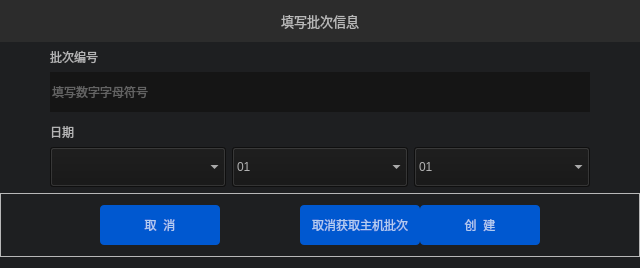
<?xml version="1.0" encoding="UTF-8"?>
<ui version="4.0">
 <class>CreatReportForm</class>
 <widget class="QDialog" name="CreatReportForm">
  <property name="geometry">
   <rect>
    <x>0</x>
    <y>0</y>
    <width>640</width>
    <height>268</height>
   </rect>
  </property>
  <property name="maximumSize">
   <size>
    <width>640</width>
    <height>16777215</height>
   </size>
  </property>
  <property name="windowTitle">
   <string>CreatReportForm</string>
  </property>
  <property name="styleSheet">
   <string notr="true">QDialog{
background: #1E1F21;
}</string>
  </property>
  <layout class="QVBoxLayout" name="verticalLayout_4">
   <property name="spacing">
    <number>9</number>
   </property>
   <property name="leftMargin">
    <number>0</number>
   </property>
   <property name="topMargin">
    <number>0</number>
   </property>
   <property name="rightMargin">
    <number>0</number>
   </property>
   <item>
    <layout class="QVBoxLayout" name="verticalLayout_3">
     <item>
      <widget class="QFrame" name="frame">
       <property name="maximumSize">
        <size>
         <width>16777215</width>
         <height>80</height>
        </size>
       </property>
       <property name="styleSheet">
        <string notr="true">QFrame {
background: #2C2C2C;
box-shadow: 0 -1px 0 0 rgba(0,0,0,0.80);
border-radius: 0 0 4px 4px;
border-radius: 0px 0px 4px 4px;
}</string>
       </property>
       <property name="frameShape">
        <enum>QFrame::StyledPanel</enum>
       </property>
       <property name="frameShadow">
        <enum>QFrame::Raised</enum>
       </property>
       <layout class="QHBoxLayout" name="horizontalLayout_2">
        <item>
         <layout class="QHBoxLayout" name="horizontalLayout">
          <item>
           <spacer name="horizontalSpacer">
            <property name="orientation">
             <enum>Qt::Horizontal</enum>
            </property>
            <property name="sizeHint" stdset="0">
             <size>
              <width>40</width>
              <height>20</height>
             </size>
            </property>
           </spacer>
          </item>
          <item>
           <widget class="QLabel" name="label_10">
            <property name="font">
             <font>
              <family>黑体</family>
              <pointsize>10</pointsize>
             </font>
            </property>
            <property name="styleSheet">
             <string notr="true">color: rgba(255, 255, 255, 170);</string>
            </property>
            <property name="text">
             <string>填写批次信息</string>
            </property>
           </widget>
          </item>
          <item>
           <spacer name="horizontalSpacer_2">
            <property name="orientation">
             <enum>Qt::Horizontal</enum>
            </property>
            <property name="sizeHint" stdset="0">
             <size>
              <width>40</width>
              <height>20</height>
             </size>
            </property>
           </spacer>
          </item>
         </layout>
        </item>
       </layout>
      </widget>
     </item>
     <item>
      <layout class="QHBoxLayout" name="horizontalLayout_7">
       <item>
        <spacer name="horizontalSpacer_5">
         <property name="orientation">
          <enum>Qt::Horizontal</enum>
         </property>
         <property name="sizeType">
          <enum>QSizePolicy::Fixed</enum>
         </property>
         <property name="sizeHint" stdset="0">
          <size>
           <width>50</width>
           <height>20</height>
          </size>
         </property>
        </spacer>
       </item>
       <item>
        <layout class="QVBoxLayout" name="verticalLayout_2">
         <item>
          <layout class="QVBoxLayout" name="verticalLayout">
           <item>
            <widget class="QLabel" name="label_3">
             <property name="styleSheet">
              <string notr="true">color: rgba(255, 255, 255, 170);</string>
             </property>
             <property name="text">
              <string>批次编号</string>
             </property>
            </widget>
           </item>
           <item>
            <widget class="QLineEdit" name="editBatchNum">
             <property name="minimumSize">
              <size>
               <width>0</width>
               <height>40</height>
              </size>
             </property>
             <property name="styleSheet">
              <string notr="true">QLineEdit {
	 background-color: rgb(21, 21, 21);
     border-width:0px;  
     border-style:solid; 
     color: rgba(255, 255, 255, 170);
   
}</string>
             </property>
             <property name="placeholderText">
              <string>填写数字字母符号</string>
             </property>
            </widget>
           </item>
           <item>
            <spacer name="verticalSpacer_2">
             <property name="orientation">
              <enum>Qt::Vertical</enum>
             </property>
             <property name="sizeHint" stdset="0">
              <size>
               <width>20</width>
               <height>40</height>
              </size>
             </property>
            </spacer>
           </item>
           <item>
            <widget class="QLabel" name="label_5">
             <property name="styleSheet">
              <string notr="true">color: rgba(255, 255, 255, 170);</string>
             </property>
             <property name="text">
              <string>日期</string>
             </property>
            </widget>
           </item>
           <item>
            <layout class="QHBoxLayout" name="horizontalLayout_3">
             <item>
              <widget class="QComboBox" name="comboYear">
               <property name="minimumSize">
                <size>
                 <width>0</width>
                 <height>40</height>
                </size>
               </property>
               <property name="styleSheet">
                <string notr="true">QComboBox {
	 background-color: rgb(21, 21,21);
     border-width:0px;
     gridline-color: rgb(0, 0, 0);
     color: rgba(255, 255, 255, 170);
}</string>
               </property>
              </widget>
             </item>
             <item>
              <widget class="QComboBox" name="comboMonth">
               <property name="minimumSize">
                <size>
                 <width>0</width>
                 <height>40</height>
                </size>
               </property>
               <property name="styleSheet">
                <string notr="true">QComboBox {
	 background-color: rgb(21, 21,21);
     border-width:0px;
     gridline-color: rgb(0, 0, 0);
     color: rgba(255, 255, 255, 170);
}</string>
               </property>
               <item>
                <property name="text">
                 <string>01</string>
                </property>
               </item>
               <item>
                <property name="text">
                 <string>02</string>
                </property>
               </item>
               <item>
                <property name="text">
                 <string>03</string>
                </property>
               </item>
               <item>
                <property name="text">
                 <string>04</string>
                </property>
               </item>
               <item>
                <property name="text">
                 <string>05</string>
                </property>
               </item>
               <item>
                <property name="text">
                 <string>06</string>
                </property>
               </item>
               <item>
                <property name="text">
                 <string>07</string>
                </property>
               </item>
               <item>
                <property name="text">
                 <string>08</string>
                </property>
               </item>
               <item>
                <property name="text">
                 <string>09</string>
                </property>
               </item>
               <item>
                <property name="text">
                 <string>10</string>
                </property>
               </item>
               <item>
                <property name="text">
                 <string>11</string>
                </property>
               </item>
               <item>
                <property name="text">
                 <string>12</string>
                </property>
               </item>
              </widget>
             </item>
             <item>
              <widget class="QComboBox" name="comboDay">
               <property name="minimumSize">
                <size>
                 <width>0</width>
                 <height>40</height>
                </size>
               </property>
               <property name="styleSheet">
                <string notr="true">QComboBox {
	 background-color: rgb(21, 21,21);
     border-width:0px;
     gridline-color: rgb(0, 0, 0);
     color: rgba(255, 255, 255, 170);
}</string>
               </property>
               <item>
                <property name="text">
                 <string>01</string>
                </property>
               </item>
               <item>
                <property name="text">
                 <string>02</string>
                </property>
               </item>
               <item>
                <property name="text">
                 <string>03</string>
                </property>
               </item>
               <item>
                <property name="text">
                 <string>04</string>
                </property>
               </item>
               <item>
                <property name="text">
                 <string>05</string>
                </property>
               </item>
               <item>
                <property name="text">
                 <string>06</string>
                </property>
               </item>
               <item>
                <property name="text">
                 <string>07</string>
                </property>
               </item>
               <item>
                <property name="text">
                 <string>08</string>
                </property>
               </item>
               <item>
                <property name="text">
                 <string>09</string>
                </property>
               </item>
               <item>
                <property name="text">
                 <string>10</string>
                </property>
               </item>
               <item>
                <property name="text">
                 <string>11</string>
                </property>
               </item>
               <item>
                <property name="text">
                 <string>12</string>
                </property>
               </item>
               <item>
                <property name="text">
                 <string>13</string>
                </property>
               </item>
               <item>
                <property name="text">
                 <string>14</string>
                </property>
               </item>
               <item>
                <property name="text">
                 <string>15</string>
                </property>
               </item>
               <item>
                <property name="text">
                 <string>16</string>
                </property>
               </item>
               <item>
                <property name="text">
                 <string>17</string>
                </property>
               </item>
               <item>
                <property name="text">
                 <string>18</string>
                </property>
               </item>
               <item>
                <property name="text">
                 <string>19</string>
                </property>
               </item>
               <item>
                <property name="text">
                 <string>20</string>
                </property>
               </item>
               <item>
                <property name="text">
                 <string>21</string>
                </property>
               </item>
               <item>
                <property name="text">
                 <string>22</string>
                </property>
               </item>
               <item>
                <property name="text">
                 <string>23</string>
                </property>
               </item>
               <item>
                <property name="text">
                 <string>24</string>
                </property>
               </item>
               <item>
                <property name="text">
                 <string>25</string>
                </property>
               </item>
               <item>
                <property name="text">
                 <string>26</string>
                </property>
               </item>
               <item>
                <property name="text">
                 <string>27</string>
                </property>
               </item>
               <item>
                <property name="text">
                 <string>28</string>
                </property>
               </item>
               <item>
                <property name="text">
                 <string>29</string>
                </property>
               </item>
               <item>
                <property name="text">
                 <string>30</string>
                </property>
               </item>
               <item>
                <property name="text">
                 <string>31</string>
                </property>
               </item>
              </widget>
             </item>
            </layout>
           </item>
          </layout>
         </item>
        </layout>
       </item>
       <item>
        <spacer name="horizontalSpacer_6">
         <property name="orientation">
          <enum>Qt::Horizontal</enum>
         </property>
         <property name="sizeType">
          <enum>QSizePolicy::Fixed</enum>
         </property>
         <property name="sizeHint" stdset="0">
          <size>
           <width>50</width>
           <height>20</height>
          </size>
         </property>
        </spacer>
       </item>
      </layout>
     </item>
     <item>
      <widget class="QFrame" name="frame_3">
       <property name="maximumSize">
        <size>
         <width>16777215</width>
         <height>80</height>
        </size>
       </property>
       <property name="styleSheet">
        <string notr="true"/>
       </property>
       <property name="frameShape">
        <enum>QFrame::StyledPanel</enum>
       </property>
       <property name="frameShadow">
        <enum>QFrame::Raised</enum>
       </property>
       <layout class="QHBoxLayout" name="horizontalLayout_5">
        <property name="spacing">
         <number>80</number>
        </property>
        <item>
         <spacer name="horizontalSpacer_3">
          <property name="orientation">
           <enum>Qt::Horizontal</enum>
          </property>
          <property name="sizeHint" stdset="0">
           <size>
            <width>5</width>
            <height>20</height>
           </size>
          </property>
         </spacer>
        </item>
        <item>
         <widget class="QPushButton" name="btnCancel">
          <property name="minimumSize">
           <size>
            <width>120</width>
            <height>40</height>
           </size>
          </property>
          <property name="styleSheet">
           <string notr="true">QPushButton{
color: rgba(255, 255, 255,177);
background: #0058D0;
border-radius: 4px;
border-radius: 4px;
}
QPushButton:pressed {  
    /* 改变背景色 */  
    background-color:rgb(40,85,20);  

    /* 改变边框风格 */  
    border-style:inset;  

    /* 使文字有一点移动 */  
    padding-left:2px;  
    padding-top:2px;  
}  
</string>
          </property>
          <property name="text">
           <string>取  消</string>
          </property>
         </widget>
        </item>
        <item>
         <layout class="QHBoxLayout" name="horizontalLayout_4">
          <property name="spacing">
           <number>0</number>
          </property>
          <item>
           <widget class="QPushButton" name="btnWait">
            <property name="minimumSize">
             <size>
              <width>120</width>
              <height>40</height>
             </size>
            </property>
            <property name="styleSheet">
             <string notr="true">QPushButton{
color: rgba(255, 255, 255,177);
background: #0058D0;
border-radius: 4px;
border-radius: 4px;
}
QPushButton:pressed {  
    /* 改变背景色 */  
    background-color:rgb(40,85,20);  

    /* 改变边框风格 */  
    border-style:inset;  

    /* 使文字有一点移动 */  
    padding-left:2px;  
    padding-top:2px;  
}  
</string>
            </property>
            <property name="text">
             <string>取消获取主机批次</string>
            </property>
           </widget>
          </item>
          <item>
           <widget class="QPushButton" name="btnCreate">
            <property name="minimumSize">
             <size>
              <width>120</width>
              <height>40</height>
             </size>
            </property>
            <property name="styleSheet">
             <string notr="true">QPushButton{
color: rgba(255, 255, 255,177);
background: #0058D0;
border-radius: 4px;
border-radius: 4px;
}
QPushButton:pressed {  
    /* 改变背景色 */  
    background-color:rgb(40,85,20);  

    /* 改变边框风格 */  
    border-style:inset;  

    /* 使文字有一点移动 */  
    padding-left:2px;  
    padding-top:2px;  
}  
</string>
            </property>
            <property name="text">
             <string>创  建</string>
            </property>
           </widget>
          </item>
         </layout>
        </item>
        <item>
         <spacer name="horizontalSpacer_4">
          <property name="orientation">
           <enum>Qt::Horizontal</enum>
          </property>
          <property name="sizeHint" stdset="0">
           <size>
            <width>5</width>
            <height>20</height>
           </size>
          </property>
         </spacer>
        </item>
       </layout>
      </widget>
     </item>
    </layout>
   </item>
  </layout>
 </widget>
 <layoutdefault spacing="6" margin="11"/>
 <resources/>
 <connections/>
</ui>
